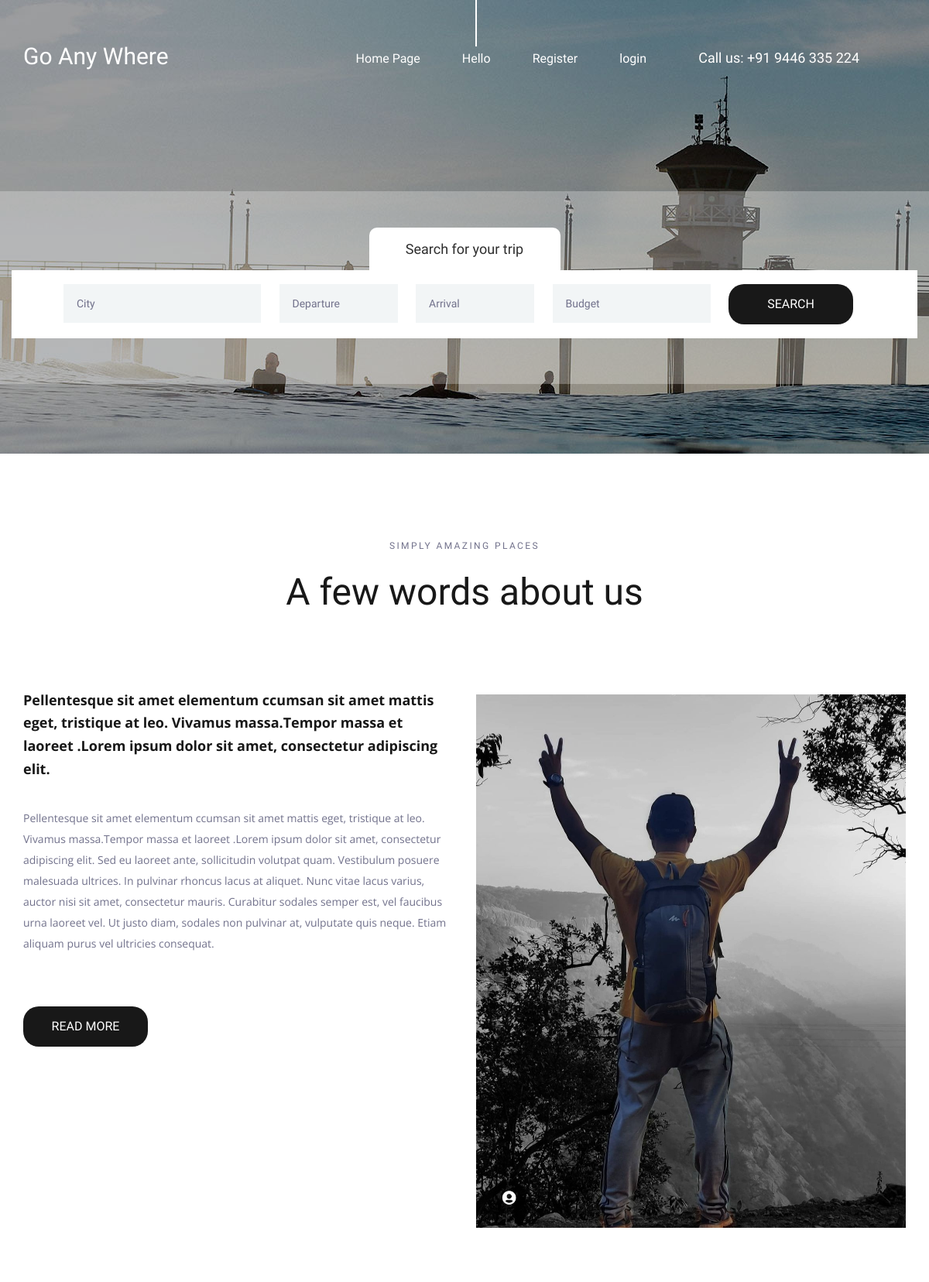
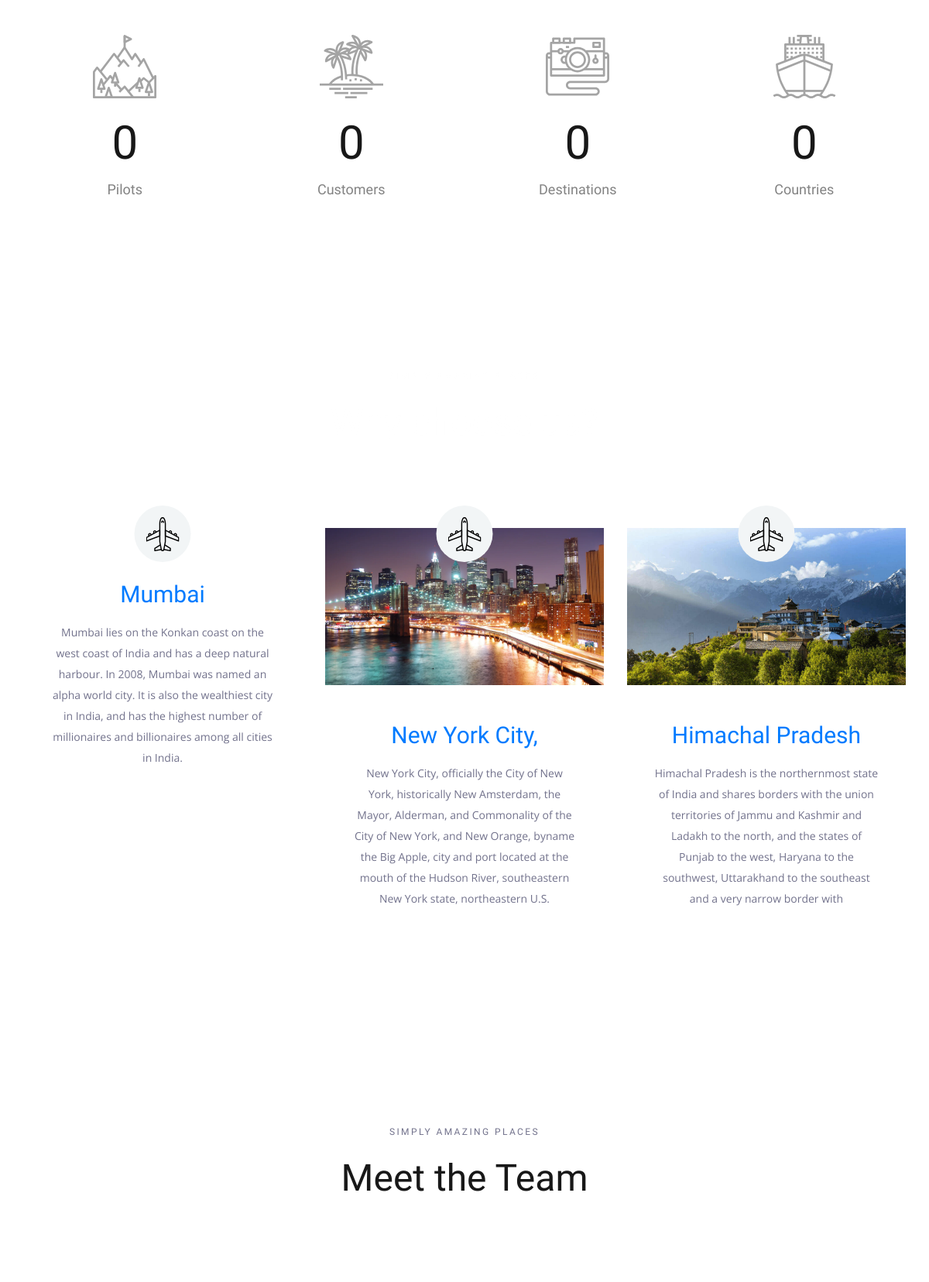
The page / (upper part) on the database its author committed (2 pictures, top to bottom).
### travelapp/models.py (models this page shows, shortened)
class About_us(models.Model):
    image = models.ImageField(upload_to='pics')

class Place(models.Model):
    name=models.TextField(max_length=250)
    image=models.ImageField(upload_to='pics')
    discription=models.TextField()

### travelapp/views.py (the view)
# urls.py: path('',views.home,name='home'),
def home(request):
    obj=Place.objects.all()
    obj1=People.objects.all()
    obj2=About_us.objects.all()
    obj3=Footer.objects.all()
    return   render(request,'index.html',{'result':obj,'results':obj1,'img':obj2,'ftimg':obj3})

### templates/index.html (shortened to what this page needs)
{% load static %}
<!DOCTYPE html>
<html lang="en">
<head>
<link rel="stylesheet" type="text/css" href="{% static 'styles/bootstrap4/bootstrap.min.css' %}">
<link href="{% static 'plugins/font-awesome-4.7.0/css/font-awesome.min.css' %}" rel="stylesheet" type="text/css">
<link rel="stylesheet" type="text/css" href="{% static 'plugins/OwlCarousel2-2.2.1/owl.carousel.css' %}">
<link rel="stylesheet" type="text/css" href="{% static 'plugins/OwlCarousel2-2.2.1/owl.theme.default.css' %}">
<link rel="stylesheet" type="text/css" href="{% static 'plugins/OwlCarousel2-2.2.1/animate.css' %}">
<link rel="stylesheet" type="text/css" href="{% static 'styles/about.css' %}">
<link rel="stylesheet" type="text/css" href="{% static 'styles/about_responsive.css' %}">
</head>
<body>
<div class="super_container">
	<header class="header">
		<div class="container">
			<div class="row">
				<div class="col">
					<div class="header_content d-flex flex-row align-items-center justify-content-start">
						<div class="header_content_inner d-flex flex-row align-items-end justify-content-start">
							<div class="logo"><a href="index.html">Go Any Where</a></div>
							<nav class="main_nav">
								<ul class="d-flex flex-row align-items-start justify-content-start">
									<li><a href="/">Home Page</a></li>
									<li class="active"><a href="#">Hello {{user.username}}</a></li>
									{% if user.is_authenticated %}
									<li><a href="#"></a></li>
									<li><a href="login/logout">Logout</a></li>
									{% else %}
									<li><a href="login/register">Register</a></li>
									<li><a href="login/log">login</a></li>
                                     {% endif %}
								</ul>
							</nav>
							<div class="header_phone ml-auto">Call us: +91 9446 335 224</div>
						</div>
					</div>
				</div>
			</div>
		</div>
	</header>
	<div class="home">
		<div class="background_image" style="background-image:url({% static 'images/about.jpg' %})"></div>
	</div>
	<div class="home_search">
		<div class="container">
			<div class="row">
				<div class="col">
					<div class="home_search_container">
						<div class="home_search_title">Search for your trip</div>
						<div class="home_search_content">
							<form action="#" class="home_search_form" id="home_search_form">
								<div class="d-flex flex-lg-row flex-column align-items-start justify-content-lg-between justify-content-start">
									<input type="text" class="search_input search_input_1" placeholder="City" required="required">
									<input type="text" class="search_input search_input_2" placeholder="Departure" required="required">
									<input type="text" class="search_input search_input_3" placeholder="Arrival" required="required">
									<input type="text" class="search_input search_input_4" placeholder="Budget" required="required">
									<button class="home_search_button">search</button>
								</div>
							</form>
						</div>
					</div>
				</div>
			</div>
		</div>
	</div>
	<div class="about">
		<div class="container">
			<div class="row">
				<div class="col text-center">
					<div class="section_subtitle">simply amazing places</div>
					<div class="section_title"><h2>A few words about us</h2></div>
				</div>
			</div>
			<div class="row about_row">
				<div class="col-lg-6">
					<div class="about_content">
						<div class="text_highlight">Pellentesque sit amet elementum ccumsan sit amet mattis eget, tristique at leo. Vivamus massa.Tempor massa et laoreet .Lorem ipsum dolor sit amet, consectetur adipiscing elit.</div>
						<div class="about_text">
							<p>Pellentesque sit amet elementum ccumsan sit amet mattis eget, tristique at leo. Vivamus massa.Tempor massa et laoreet .Lorem ipsum dolor sit amet, consectetur adipiscing elit. Sed eu laoreet ante, sollicitudin volutpat quam. Vestibulum posuere malesuada ultrices. In pulvinar rhoncus lacus at aliquet. Nunc vitae lacus varius, auctor nisi sit amet, consectetur mauris. Curabitur sodales semper est, vel faucibus urna laoreet vel. Ut justo diam, sodales non pulvinar at, vulputate quis neque. Etiam aliquam purus vel ultricies consequat.</p>
						</div>
						<div class="button about_button"><a href="#">read more</a></div>
					</div>
				</div>
				<div class="col-lg-6">
						{% for i in img %}
					<div class="about_image"><img src="{{i.image.url}}" alt=""></div>
					{% endfor %}
				</div>
			</div>
		</div>
	</div>
	<div class="milestones">
		<div class="container">
			<div class="row">
				<div class="col-lg-3 milestone_col">
					<div class="milestone text-center">
						<div class="milestone_icon"><img src="{% static 'images/mountain.svg' %}" alt=""></div>
						<div class="milestone_counter" data-end-value="17">0</div>
						<div class="milestone_text">Pilots</div>
					</div>
				</div>
				<div class="col-lg-3 milestone_col">
					<div class="milestone text-center">
						<div class="milestone_icon"><img src="{% static 'images/island.svg' %}" alt=""></div>
						<div class="milestone_counter" data-end-value="213">0</div>
						<div class="milestone_text">Customers</div>
					</div>
				</div>
				<div class="col-lg-3 milestone_col">
					<div class="milestone text-center">
						<div class="milestone_icon"><img src="{% static 'images/camera.svg' %}" alt=""></div>
						<div class="milestone_counter" data-end-value="1192">0</div>
						<div class="milestone_text">Destinations</div>
					</div>
				</div>
				<div class="col-lg-3 milestone_col">
					<div class="milestone text-center">
						<div class="milestone_icon"><img src="{% static 'images/boat.svg' %}" alt=""></div>
						<div class="milestone_counter" data-end-value="15">0</div>
						<div class="milestone_text">Countries</div>
					</div>
				</div>
			</div>
		</div>
	</div>
	<div class="why">
		<div class="parallax_background parallax-window" data-parallax="scroll" data-image-src="{% static 'images/why.jpg' %}" data-speed="0.8"></div>
		<div class="container">
			<div class="row">
				<div class="col text-center">
					<div class="section_subtitle">simply amazing places</div>
					<div class="section_title"><h2>Why choose us?</h2></div>
				</div>
			</div>
			<div class="row why_row">
				{% for i in result %}
				<div class="col-lg-4 why_col">
					<div class="why_item">
						<div class="why_image">
							<img src="{{i.image.url}}" alt="">
							<div class="why_icon d-flex flex-column align-items-center justify-content-center">
								<img src="{% static 'images/why_1.svg' %}" alt="">
							</div>
						</div>
						<div class="why_content text-center">
							<div class="why_title"><a href="login/detail">{{i.name}}</a></div>
							<div class="why_text">
								<p>{{i.discription}}</p>
							</div>
						</div>
					</div>
				</div>
				{% endfor %}
			</div>
		</div>
	</div>
	<div class="team">
		<div class="container">
			<div class="row">
				<div class="col text-center">
					<div class="section_subtitle">simply amazing places</div>
					<div class="section_title"><h2>Meet the Team</h2></div>
				</div>
			</div>
		</div>
	</div>
</div>
</body>
</html>

### rows shown on the page
About_us: image (picture)
Place: name "Mumbai", discription "Mumbai lies on the Konkan coast on the west coast of India and has a deep natural harbour. In 2008, Mumbai was named an alpha world city. It is also the wealthiest city in India, and has the highest number of millionaires and billionaires among all cities in India."
Place: image (picture), name "New York City,", discription "New York City, officially the City of New York, historically New Amsterdam, the Mayor, Alderman, and Commonality of the City of New York, and New Orange, byname the Big Apple, city and port located at the mouth of the Hudson River, southeastern New York state, northeastern U.S."
Place: image (picture), name "Himachal Pradesh", discription "Himachal Pradesh is the northernmost state of India and shares borders with the union territories of Jammu and Kashmir and Ladakh to the north, and the states of Punjab to the west, Haryana to the southwest, Uttarakhand to the southeast and a very narrow border with"
